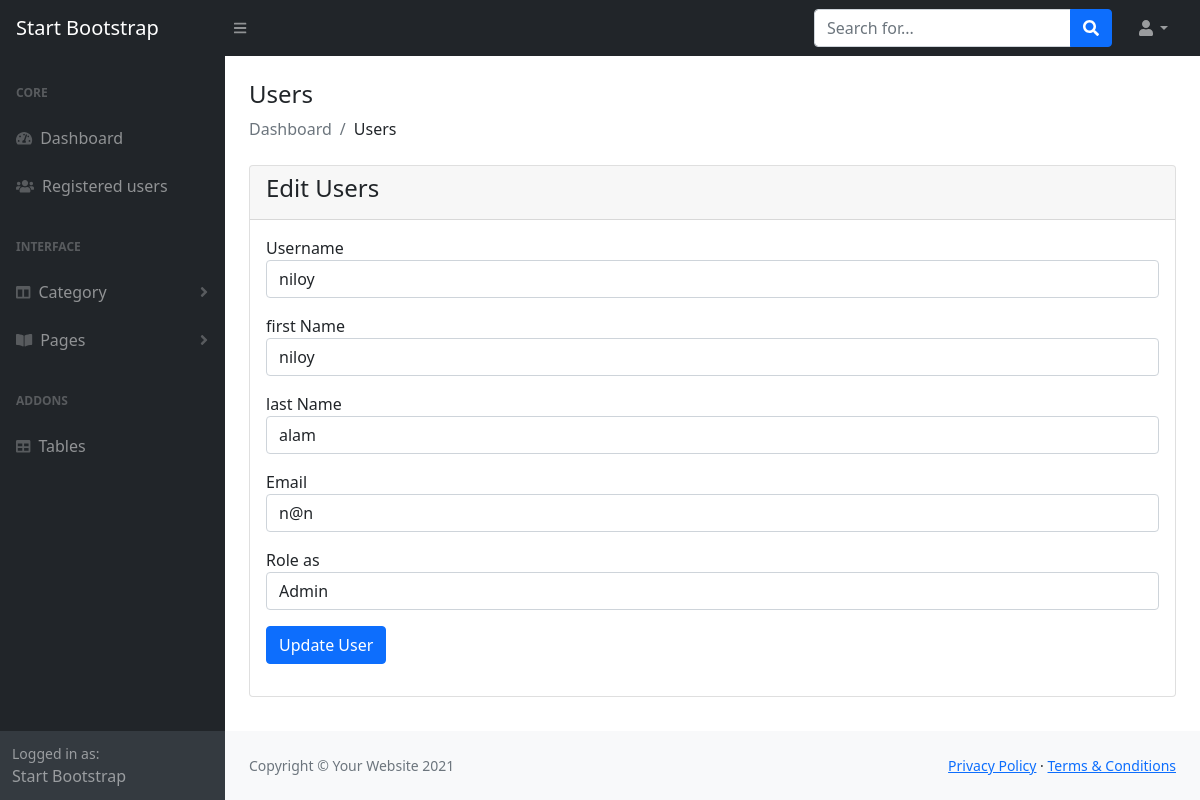
The page /admin/register_edit.php?user_id=267696010 (signed in) on the database its author committed.
### tables this page shows
CREATE TABLE `users` (
  `username` varchar(255) NOT NULL,
  `fname` varchar(255) NOT NULL,
  `lname` varchar(255) NOT NULL,
  `email` varchar(255) NOT NULL,
  `password` varchar(255) NOT NULL,
  `unique_id` int(200) NOT NULL,
  `role_as` int(20) NOT NULL DEFAULT 0,
  `status` int(11) NOT NULL DEFAULT 0,
  `date` datetime NOT NULL DEFAULT current_timestamp()
);

### admin/register_edit.php (the view, shortened to what this page needs)
<?php
include('includes/config/dbconnect.php');
include('includes/header.php');
?>
<div class="container-fluid px-4">
    <h4 class="mt-4">Users</h4>
    <ol class="breadcrumb mb-4">
        <li class="breadcrumb-item active">Dashboard</li>
        <li class="breadcrumb-item">Users</li>
    </ol>
    <div class="row">
    <div class="col-md-12">
        <div class="card" >
            <div class="card-header">
                <h4>Edit Users</h4>
            </div>
            <div class="card-body">
            <?php
                if(isset($_GET['user_id'])){
                    $user_id = $_GET['user_id'];
                    $sql = "SELECT * FROM users where unique_id = '$user_id'";
                    $result = mysqli_query($conn, $sql);
                    if(mysqli_num_rows($result) > 0){
                        foreach($result as $row){
                    ?>
                    <form action="editcode.php" method ="POST">
                        <div class="row">
                            <div class="col-md-12 mb-3">
                                <label for="">Username</label>
                                <input type="text" name = "username" value = "<?= $row['username'] ?>"  class="form-control">
                            </div>
                            <div class="col-md-12 mb-3">
                                <label for="">first Name</label>
                                <input type="text" name = "fname" value = "<?= $row['fname'] ?>" class="form-control">
                            </div>
                            <div class="col-md-12 mb-3">
                                <label for="">last Name</label>
                                <input type="text" name = "lname" value = "<?= $row['lname'] ?>" class="form-control">
                            </div>
                            <div class="col-md-12 mb-3">
                                <label for="">Email</label>
                                <input type="email" name = "email" value = "<?= $row['email'] ?>" class="form-control">
                            </div>
                            <div class="col-md-12 mb-3">
                                <label for="">Role as</label>
                                <select name="role_as" id="" value = "<?= $row['role_as'] ?>" class="form-control">
                                    <option value="1" <?= $row['role_as'] == '1' ? 'selected':'' ?>>Admin</option>
                                </select>
                            </div>
                            <div class="col-md-12 mb-3">
                                <button type = "submit" name = "update_user" class="btn btn-primary">Update User</button>
                            </div>
                        </div>
                    </form>
                    <?php
                    }
                }else{
                    ?>
                    <h4>No data found</h4>
                    <?php
                }
            }
            ?>
            </div>
            </div>
        </div>
        </div>
    </div>
    <?php
    include('includes/footer.php');
    include('includes/scripts.php');
    ?>

### rows shown on the page
users: username "niloy", fname "niloy", lname "alam", email "n@n", role_as "Admin"
